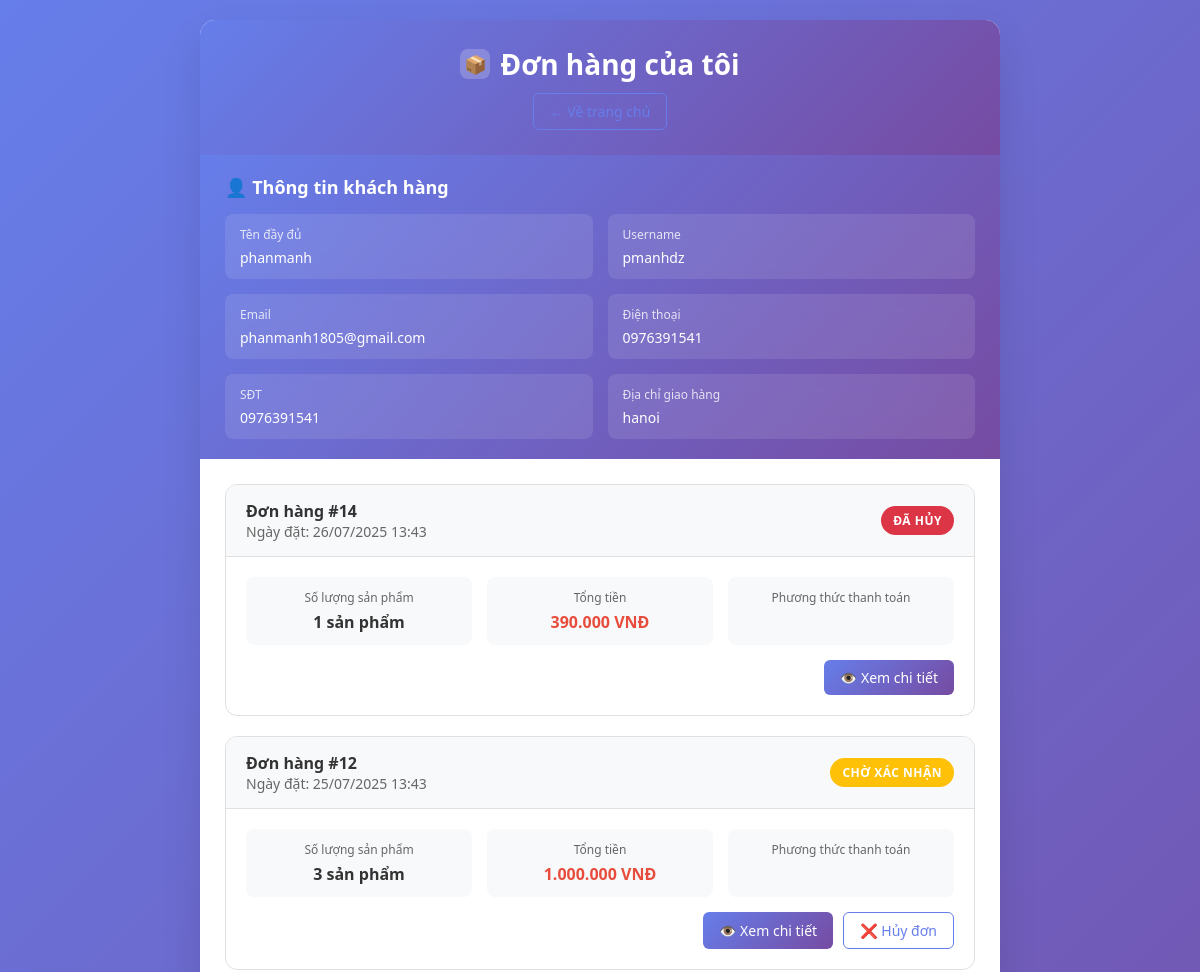
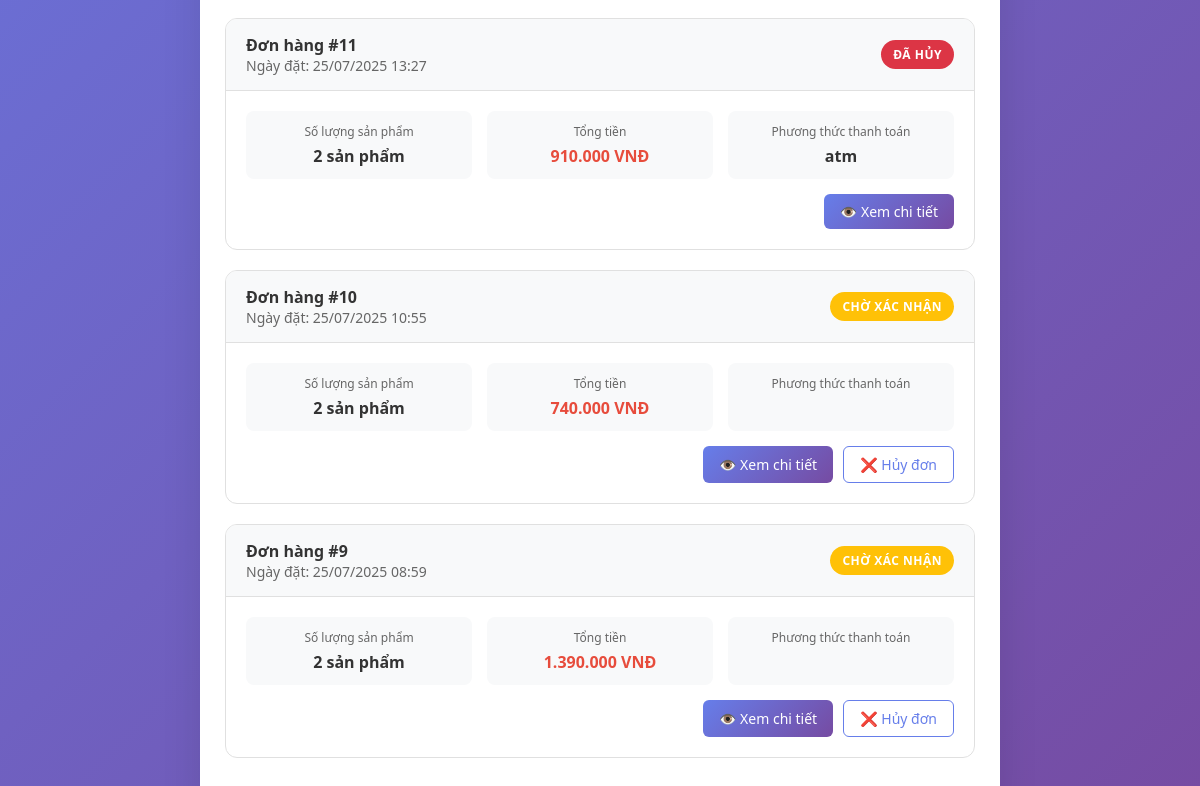
/my_orders.php (signed in), run on the app's committed database (2 pictures, top to bottom).
### tables this page shows
CREATE TABLE `users` (
  `id` int(11) NOT NULL,
  `username` varchar(50) NOT NULL,
  `email` varchar(255) NOT NULL,
  `password` varchar(255) NOT NULL,
  `full_name` varchar(255) DEFAULT NULL,
  `phone` varchar(20) DEFAULT NULL,
  `address` text DEFAULT NULL,
  `role` enum('customer','admin') DEFAULT 'customer',
  `created_at` timestamp NOT NULL DEFAULT current_timestamp()
);

CREATE TABLE `orders` (
  `id` int(11) NOT NULL,
  `user_id` int(11) DEFAULT NULL,
  `order_number` varchar(50) NOT NULL,
  `total_amount` decimal(10,2) NOT NULL,
  `payment_method` enum('atm','cash') DEFAULT 'cash',
  `delivery_method` enum('post','express','direct') DEFAULT 'post',
  `delivery_address` text DEFAULT NULL,
  `status` enum('pending','processing','shipped','delivered','cancelled') DEFAULT 'pending',
  `created_at` timestamp NOT NULL DEFAULT current_timestamp()
);

### my_orders.php (the view, shortened to what this page needs)
<?php
$host = 'localhost';
$dbname = 'sportswear_shop';
$username = 'root';
$password = '';
try {
    $pdo = new PDO("mysql:host=$host;dbname=$dbname;charset=utf8", $username, $password);
    $pdo->setAttribute(PDO::ATTR_ERRMODE, PDO::ERRMODE_EXCEPTION);
} catch(PDOException $e) {
    die("Lỗi kết nối database: " . $e->getMessage());
}
$user_id = $_SESSION['user_id'];
$stmt = $pdo->prepare("SELECT * FROM users WHERE id = ?");
$stmt->execute([$user_id]);
$user = $stmt->fetch(PDO::FETCH_ASSOC);
$stmt = $pdo->prepare("
    SELECT o.*,
           COUNT(oi.id) as total_items,
           SUM(oi.quantity * oi.price) as total_amount
    FROM orders o
    LEFT JOIN order_items oi ON o.id = oi.order_id
    WHERE o.user_id = ?
    GROUP BY o.id
    ORDER BY o.created_at DESC
");
$stmt->execute([$user_id]);
$orders = $stmt->fetchAll(PDO::FETCH_ASSOC);
function getStatusText($status) {
    switch($status) {
        case 'pending': return 'Chờ xác nhận';
        case 'cancelled': return 'Đã hủy';
    }
}
function getStatusColor($status) {
    switch($status) {
        case 'pending': return '#ffc107';
        case 'cancelled': return '#dc3545';
    }
}
?>
<!DOCTYPE html>
<html lang="vi">
<head>
</head>
<body>
    <div class="container">
        <div class="header">
            <h1>
                <div class="box-icon">📦</div>
                Đơn hàng của tôi
            </h1>
            <div style="margin-top: 10px;">
                <a href="index.php" class="btn btn-outline">← Về trang chủ</a>
            </div>
        </div>
        <div class="customer-info">
            <h3>
                👤 Thông tin khách hàng
            </h3>
            <div class="info-grid">
                <div class="info-item">
                    <div class="info-label">Tên đầy đủ</div>
                    <div class="info-value"><?php echo htmlspecialchars($user['full_name'] ?? $user['name'] ?? 'Chưa cập nhật'); ?></div>
                </div>
                <div class="info-item">
                    <div class="info-label">Username</div>
                    <div class="info-value"><?php echo htmlspecialchars($user['username'] ?? 'Chưa có'); ?></div>
                </div>
                <div class="info-item">
                    <div class="info-label">Email</div>
                    <div class="info-value"><?php echo htmlspecialchars($user['email']); ?></div>
                </div>
                <div class="info-item">
                    <div class="info-label">Điện thoại</div>
                    <div class="info-value"><?php echo htmlspecialchars($user['phone'] ?? 'Chưa cập nhật'); ?></div>
                </div>
                <div class="info-item">
                    <div class="info-label">SĐT</div>
                    <div class="info-value"><?php echo htmlspecialchars($user['phone'] ?? 'Chưa có'); ?></div>
                </div>
                <div class="info-item">
                    <div class="info-label">Địa chỉ giao hàng</div>
                    <div class="info-value"><?php echo htmlspecialchars($user['address'] ?? 'Chưa cập nhật'); ?></div>
                </div>
            </div>
        </div>
        <div class="orders-section">
            <?php if (empty($orders)): ?>
                <div class="empty-state">
                    <div style="font-size: 48px; margin-bottom: 20px;">📦</div>
                    <h3>Chưa có đơn hàng nào</h3>
                    <p>Bạn chưa có đơn hàng nào. Hãy bắt đầu mua sắm ngay!</p>
                    <div style="margin-top: 20px;">
                        <a href="products.php" class="btn btn-primary">Mua sắm ngay</a>
                    </div>
                </div>
            <?php else: ?>
                <?php foreach ($orders as $order): ?>
                    <div class="order-card">
                        <div class="order-header">
                            <div>
                                <div class="order-id">Đơn hàng #<?php echo htmlspecialchars($order['order_code'] ?? $order['id']); ?></div>
                                <div class="order-date">Ngày đặt: <?php echo date('d/m/Y H:i', strtotime($order['created_at'])); ?></div>
                            </div>
                            <div class="order-status" style="background-color: <?php echo getStatusColor($order['status']); ?>">
                                <?php echo getStatusText($order['status']); ?>
                            </div>
                        </div>
                        <div class="order-body">
                            <div class="order-summary">
                                <div class="summary-item">
                                    <div class="summary-label">Số lượng sản phẩm</div>
                                    <div class="summary-value"><?php echo $order['total_items']; ?> sản phẩm</div>
                                </div>
                                <div class="summary-item">
                                    <div class="summary-label">Tổng tiền</div>
                                    <div class="summary-value price"><?php echo number_format($order['total_amount'] ?? 0, 0, ',', '.'); ?> VNĐ</div>
                                </div>
                                <div class="summary-item">
                                    <div class="summary-label">Phương thức thanh toán</div>
                                    <div class="summary-value"><?php echo htmlspecialchars($order['payment_method'] ?? 'COD'); ?></div>
                                </div>
                            </div>
                            <div class="order-actions">
                                <a href="order_detail.php?id=<?php echo $order['id']; ?>" class="btn btn-primary">
                                    👁️ Xem chi tiết
                                </a>
                                <?php if ($order['status'] == 'pending'): ?>
                                    <a href="cancel_order.php?id=<?php echo $order['id']; ?>" class="btn btn-outline"
                                       onclick="return confirm('Bạn có chắc muốn hủy đơn hàng này?')">
                                        ❌ Hủy đơn
                                    </a>
                                <?php endif; ?>
                            </div>
                        </div>
                    </div>
                <?php endforeach; ?>
            <?php endif; ?>
        </div>
    </div>
</body>
</html>

### my_orders.php (style rules this page uses)
* { margin: 0; padding: 0; box-sizing: border-box; }
body { font-family: 'Segoe UI', Tahoma, Geneva, Verdana, sans-serif; background: linear-gradient(135deg, #667eea 0%, #764ba2 100%); min-height: 100vh; padding: 20px; }
.container { max-width: 800px; margin: 0 auto; background: white; border-radius: 15px; box-shadow: 0 20px 40px rgba(0,0,0,0.1); overflow: hidden; }
.header { background: linear-gradient(135deg, #667eea 0%, #764ba2 100%); color: white; padding: 25px; text-align: center; }
.header h1 { font-size: 28px; margin-bottom: 10px; display: flex; align-items: center; justify-content: center; gap: 10px; }
.box-icon { width: 30px; height: 30px; background: rgba(255,255,255,0.2); border-radius: 8px; display: flex; align-items: center; justify-content: center; font-size: 18px; }
.customer-info { background: linear-gradient(135deg, #667eea 0%, #764ba2 100%); color: white; padding: 20px 25px; margin: 0; }
.customer-info h3 { margin-bottom: 15px; display: flex; align-items: center; gap: 10px; font-size: 18px; }
.info-grid { display: grid; grid-template-columns: repeat(auto-fit, minmax(250px, 1fr)); gap: 15px; }
.info-item { background: rgba(255,255,255,0.1); padding: 12px 15px; border-radius: 8px; backdrop-filter: blur(10px); }
.info-label { font-size: 12px; opacity: 0.8; margin-bottom: 5px; }
.info-value { font-size: 14px; font-weight: 500; }
.orders-section { padding: 25px; }
.order-card { border: 1px solid #e0e0e0; border-radius: 12px; margin-bottom: 20px; overflow: hidden; transition: all 0.3s ease; background: white; }
.order-header { background: #f8f9fa; padding: 15px 20px; border-bottom: 1px solid #e0e0e0; display: flex; justify-content: space-between; align-items: center; flex-wrap: wrap; gap: 10px; }
.order-id { font-weight: 600; color: #333; font-size: 16px; }
.order-date { color: #666; font-size: 14px; }
.order-status { padding: 6px 12px; border-radius: 20px; font-size: 12px; font-weight: 600; color: white; text-transform: uppercase; letter-spacing: 0.5px; }
.order-body { padding: 20px; }
.order-summary { display: grid; grid-template-columns: repeat(auto-fit, minmax(200px, 1fr)); gap: 15px; margin-bottom: 15px; }
.summary-item { text-align: center; padding: 12px; background: #f8f9fa; border-radius: 8px; }
.summary-label { font-size: 12px; color: #666; margin-bottom: 5px; }
.summary-value { font-size: 16px; font-weight: 600; color: #333; }
.order-actions { display: flex; gap: 10px; justify-content: flex-end; margin-top: 15px; flex-wrap: wrap; }
.btn { padding: 8px 16px; border: none; border-radius: 6px; cursor: pointer; text-decoration: none; font-size: 14px; font-weight: 500; transition: all 0.3s ease; display: inline-flex; align-items: center; gap: 5px; }
.btn-primary { background: linear-gradient(135deg, #667eea 0%, #764ba2 100%); color: white; }
.btn-outline { background: transparent; border: 1px solid #667eea; color: #667eea; }
.price { color: #e74c3c; font-weight: 600; }

### data on the page
users: full_name "phanmanh", username "pmanhdz", email "phanmanh1805@gmail.com", phone "0976391541", address "hanoi"
orders: id "14", created_at "26/07/2025 13:43", status "ĐÃ HỦY", total_items "1", total_amount "390.000"
orders: id "12", created_at "25/07/2025 13:43", status "CHỜ XÁC NHẬN", total_items "3", total_amount "1.000.000"
orders: id "11", created_at "25/07/2025 13:27", status "ĐÃ HỦY", total_items "2", total_amount "910.000", payment_method "atm"
orders: id "10", created_at "25/07/2025 10:55", status "CHỜ XÁC NHẬN", total_items "2", total_amount "740.000"
orders: id "9", created_at "25/07/2025 08:59", status "CHỜ XÁC NHẬN", total_items "2", total_amount "1.390.000"
